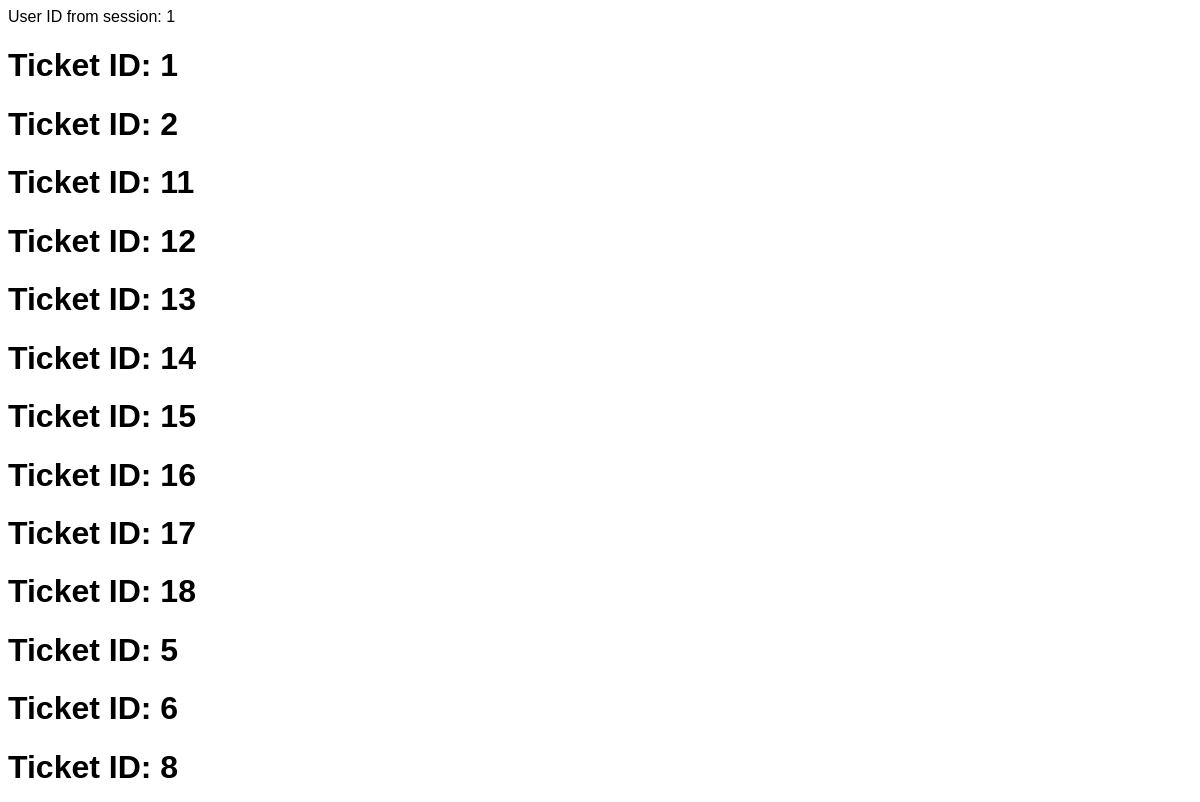
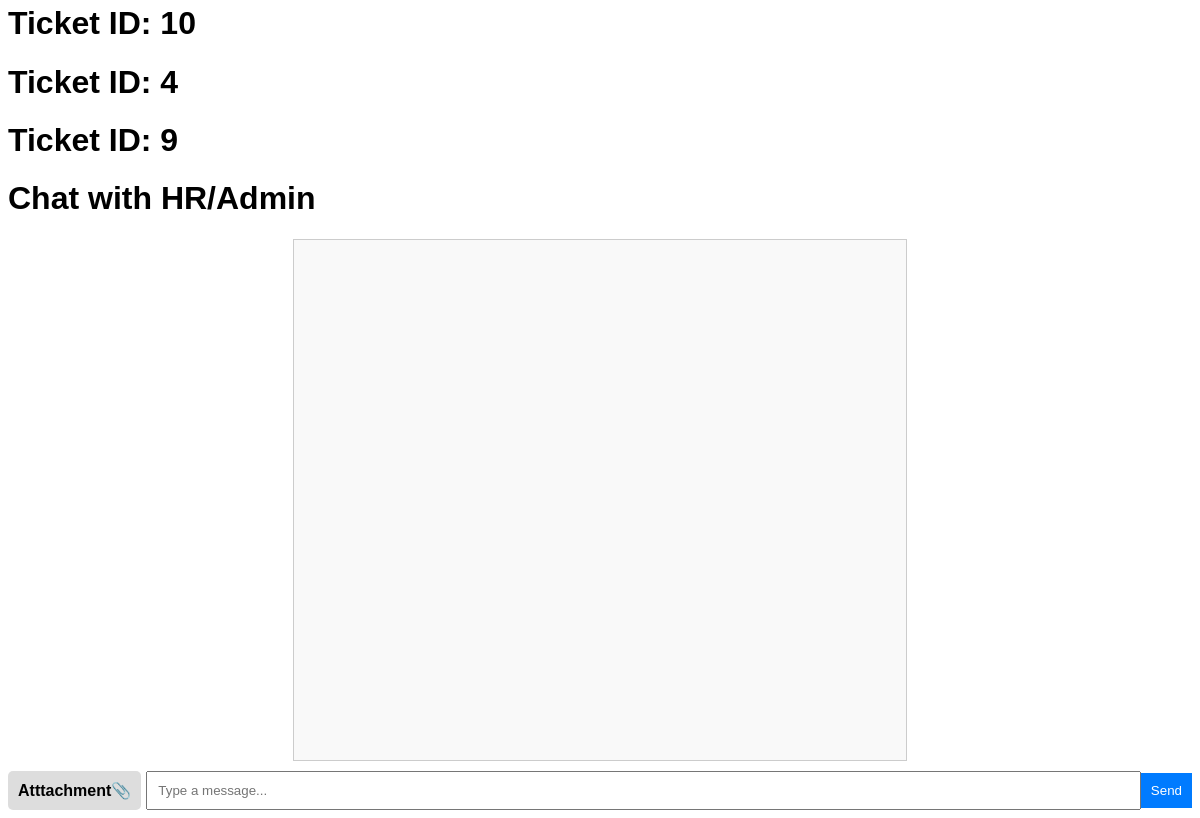
Before: /1/employee/SAMPLE.PHP (signed in) with the older database file (2 pictures, top to bottom).
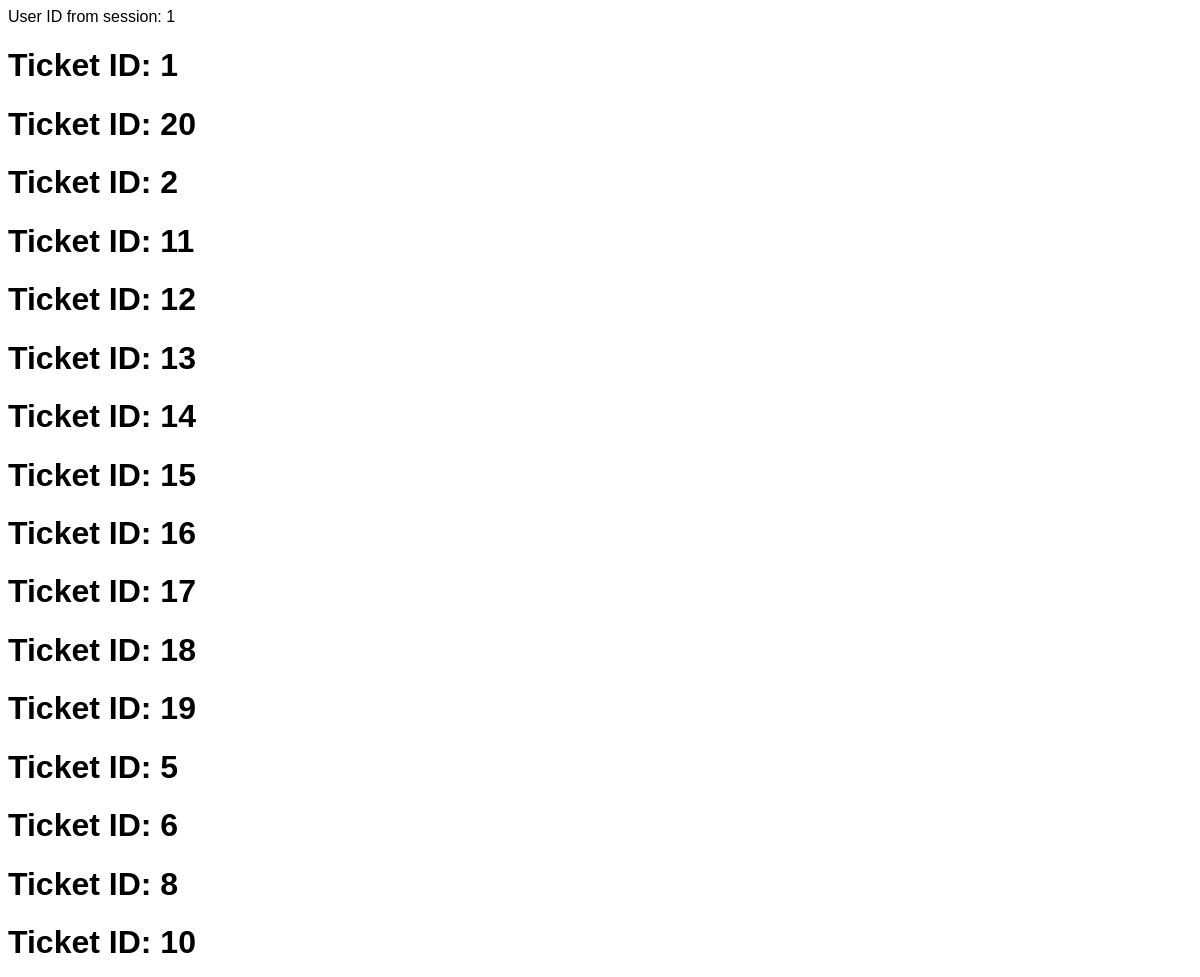
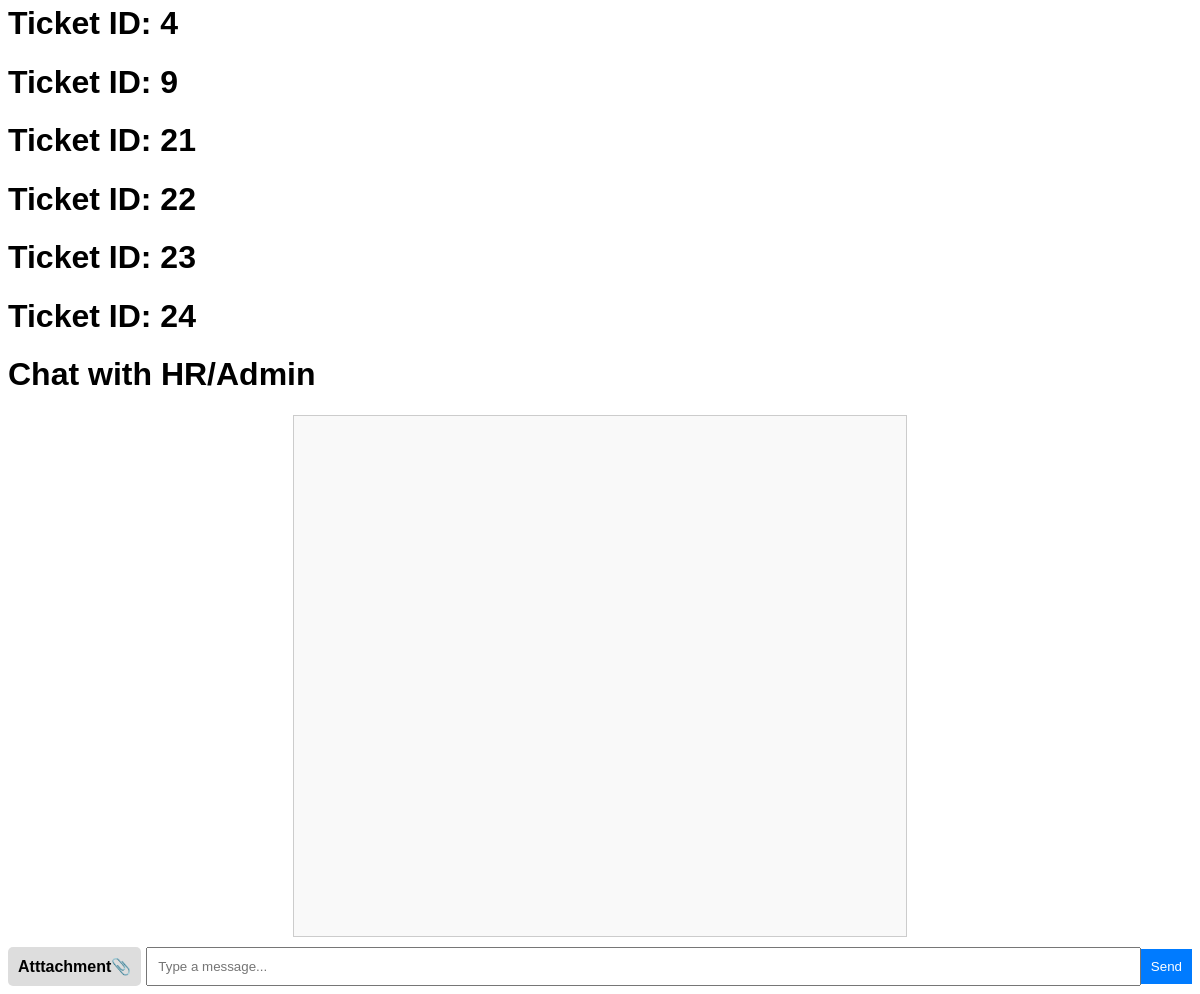
After: the same page with the newer database file (2 pictures, top to bottom).
### tables this page shows
CREATE TABLE `tickets` (
  `id` int(11) NOT NULL,
  `employee_id` int(11) NOT NULL,
  `subject` varchar(255) NOT NULL,
  `description` text NOT NULL,
  `status` enum('Open','In Progress','Resolved','Closed') DEFAULT 'Open',
  `priority` enum('Low','Medium','High') DEFAULT 'Low',
  `category_id` int(11) NOT NULL,
  `assigned_to` int(11) DEFAULT NULL,
  `created_at` timestamp NOT NULL DEFAULT current_timestamp(),
  `updated_at` timestamp NULL DEFAULT NULL
);

### 1/employee/SAMPLE.PHP (the view, shortened to what this page needs)
<?php
require '../../0/includes/db.php';
echo "User ID from session: " . $_SESSION['user_id'];
?>
<!DOCTYPE html>
<html lang="en">
<head>
    <link rel="stylesheet" href="../../assets/css/message.css">
</head>
<body>
    <div class="cards-container">
        <?php
        try {
            $stmt = $pdo->prepare("SELECT id FROM tickets");
            $stmt->execute();
            $tickets = $stmt->fetchAll(PDO::FETCH_ASSOC);
            if ($tickets) {
                foreach ($tickets as $index => $ticket) {
                    echo '<div class="card card-' . (($index % 4) + 1) . '"
                        onclick="loadMessages(' . htmlspecialchars($ticket['id']) . ')">';
                    echo '<h1>Ticket ID: ' . htmlspecialchars($ticket['id']) . '</h1>';
                    echo '</div>';
                }
            } else {
                echo '<p>No tickets found.</p>';
            }
        } catch (PDOException $e) {
            echo "Error: " . $e->getMessage();
        }
        ?>
    </div>
    <h1>Chat with HR/Admin</h1>
    <div class="chat-container" id="chatbox">
    </div>
    <div class="input-area">
        <div class="attach" id="attach">Atttachment📎</div>
        <input type="text" id="message" placeholder="Type a message...">
        <button id="sendmesageBtn">Send</button>
    </div>
</body>
</html>

Changed rows visible on the page:
added tickets: id "20"
added tickets: id "19"
added tickets: id "21"
added tickets: id "22"
added tickets: id "23"
added tickets: id "24"
